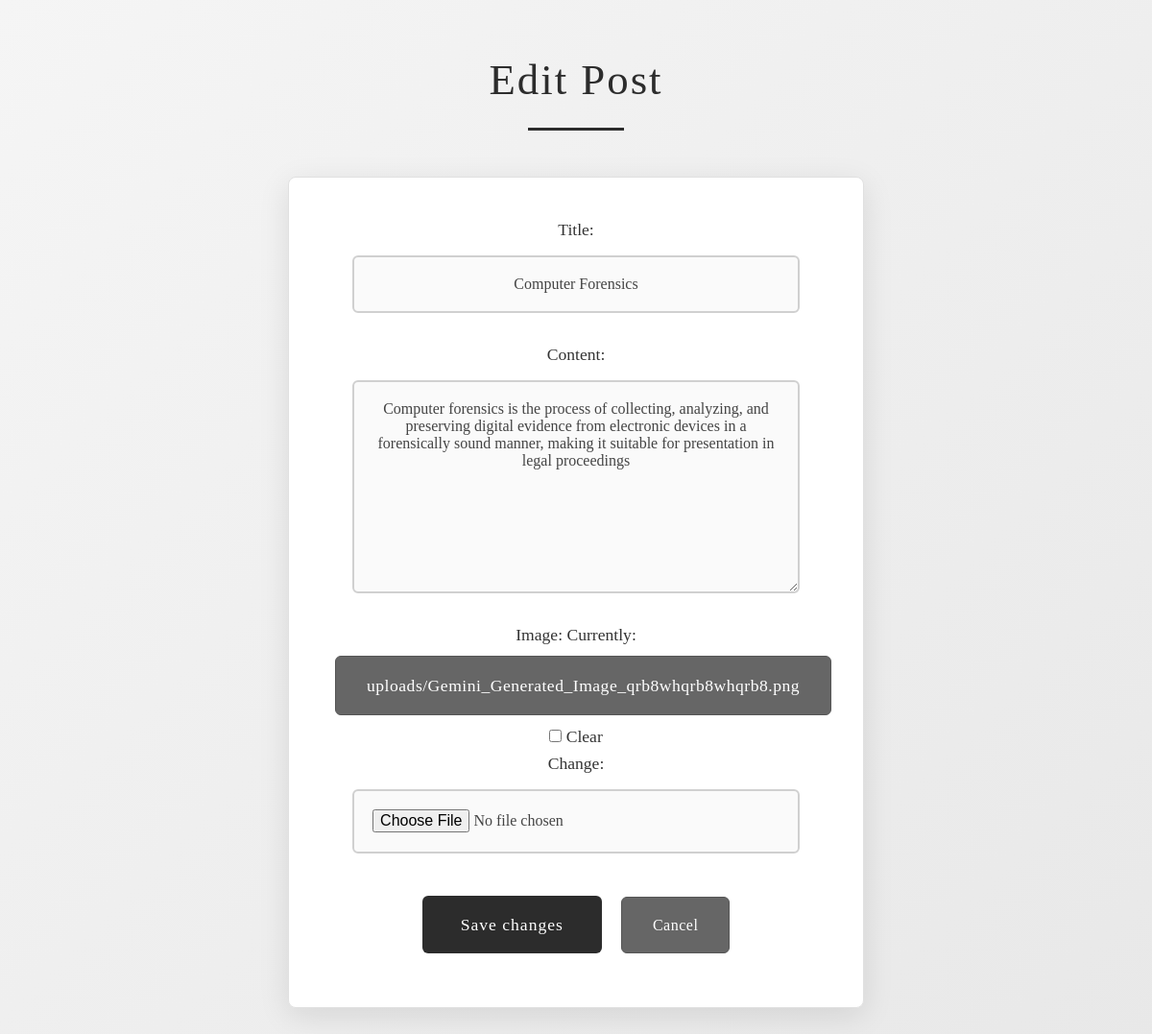
Page /1/edit/ on the committed database.
### blog/models.py (models this page shows, shortened)
class Post(models.Model):
    title = models.CharField(max_length=200)
    content = models.TextField()
    image = models.ImageField(upload_to='uploads/', blank=True, null=True)
    created_at = models.DateTimeField(auto_now_add=True)

### blog/views.py (the view)
# urls.py: path("<int:pk>/edit/", post_edit, name="post_edit"),
def post_edit(request, pk):
    post = get_object_or_404(Post, pk=pk)
    if request.method == "POST":
        form = PostForm(request.POST, request.FILES, instance=post)
        if form.is_valid():
            form.save()
            return redirect("post_list")
    else:
        form = PostForm(instance=post)
    return render(request, "blog/post_edit.html", {"form": form})

### blog/forms.py
class PostForm(forms.ModelForm):
    class Meta:
        model = Post
        fields = ['title', 'content', 'image']

### blog/templates/blog/post_edit.html (shortened to what this page needs)
<!DOCTYPE html>
<html lang="en">
<head>
    {% load static %}
    <link rel="stylesheet" href="{% static 'css/styles.css' %}">
</head>
<body>
    <h1>Edit Post</h1>
    <form method="post" enctype="multipart/form-data">
        {{ form.as_p }}
        <button type="submit">Save changes</button>
        <a href="{% url 'post_list' %}">Cancel</a>
    </form>
</body>
</html>

### static/css/styles.css (style rules this page uses)
* { margin: 0; padding: 0; box-sizing: border-box; }
body { font-family: 'Georgia', 'Times New Roman', serif; background: linear-gradient(135deg, #f5f5f5 0%, #e8e8e8 100%); min-height: 100vh; padding: 3rem 2rem; color: #333; line-height: 1.6; }
h1 { text-align: center; font-size: 2.8rem; margin-bottom: 3rem; color: #2c2c2c; font-weight: 300; letter-spacing: 2px; position: relative; padding-bottom: 1rem; }
h1::after { content: ''; position: absolute; bottom: 0; left: 50%; transform: translateX(-50%); width: 100px; height: 3px; background: #2c2c2c; transition: width 0.3s ease; }
form { background: rgba(255, 255, 255, 0.98); padding: 2.5rem; border-radius: 8px; box-shadow: 0 8px 32px rgba(0, 0, 0, 0.1); max-width: 600px; margin: 0 auto; text-align: center; border: 1px solid #e0e0e0; transition: all 0.3s ease; }
form p { margin-bottom: 1.8rem; text-align: center; font-size: 1.1rem; }
input[type="text"], input[type="file"], textarea { width: 90%; padding: 1.2rem; margin: 0.8rem auto; border: 2px solid #d0d0d0; border-radius: 6px; font-size: 1rem; text-align: center; background: #fafafa; transition: all 0.3s ease; display: block; font-family: 'Georgia', serif; color: #444; }
button { background: #2c2c2c; color: white; padding: 1.2rem 2.5rem; border: none; border-radius: 6px; font-size: 1.1rem; font-weight: 400; cursor: pointer; margin: 1rem 0.5rem; transition: all 0.3s ease; font-family: 'Georgia', serif; letter-spacing: 1px; position: relative; overflow: hidden; }
button::before { content: ''; position: absolute; top: 0; left: -100%; width: 100%; height: 100%; background: linear-gradient(90deg, transparent, rgba(255,255,255,0.2), transparent); transition: left 0.5s; }
a { display: inline-block; padding: 1rem 2rem; background: #666; color: white; text-decoration: none; border-radius: 6px; margin: 0.5rem; transition: all 0.3s ease; font-weight: 400; font-family: 'Georgia', serif; letter-spacing: 0.5px; border: 1px solid #555; }
form, .post { animation: fadeInUp 0.6s ease-out; }
form { position: relative; }
form::after { content: ''; position: absolute; bottom: -10px; left: 50%; transform: translateX(-50%); width: 0; height: 2px; background: #2c2c2c; transition: width 0.3s ease; }

### rows in the picture
Post: title "Computer Forensics", content "Computer forensics is the process of collecting, analyzing, and preserving digital evidence from electronic devices in a forensically sound manner, making it suitable for presentation in legal proceedings"
